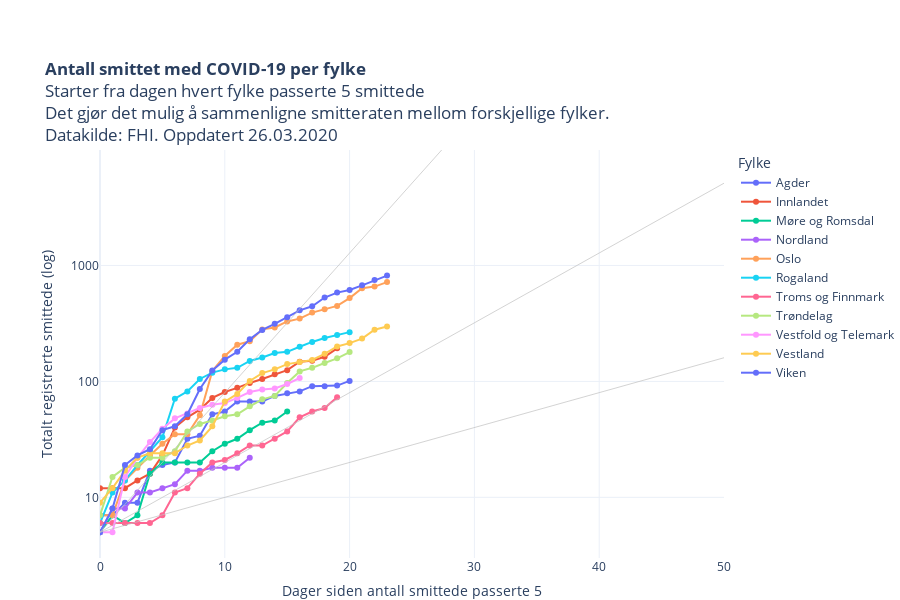

Here is the notebook cell this chart was saved with:
### Code cell
kategori = [i for i in restart["Fylke"].unique()]
kategori.sort()

fig = px.scatter(restart, 
                 x="level_1", 
                 y="value", 
                 color="Fylke",
                 hover_name="Fylke",
                 hover_data=["RHF", "variable", "value"],
                 #animation_frame="variable",
                 #animation_group="RHF",
                 log_y=True,
                 height=600,
                 #category_orders={"Fylke": kategori}, 
                 #color_discrete_sequence=colorlist,
                 template = "plotly_white",
                 range_y=[3,9900],
                 range_x=[0,50],
                 title = "<b>Antall smittet med COVID-19 per fylke</b><br>Starter fra dagen hvert fylke passerte 5 smittede<br>Det gjør det mulig å sammenligne smitteraten mellom forskjellige fylker.<br>Datakilde: FHI. Oppdatert "+datetime.today().strftime('%d.%m.%Y'),
                 labels = {"level_1": "Dager siden antall smittede passerte 5", "variable": "Dato", "value": "Totalt registrerte smittede (log)"}    
                )

fig.update_traces(mode="markers+lines")

fig.update_layout(autosize=True,
    margin=dict(l=100, r=100, t=150, b=0),
    paper_bgcolor='rgba(0, 0, 0, 0)',
    #plot_bgcolor='rgb(248, 248, 255),'    
                 )
fig.update_yaxes(nticks=4)

fig.add_shape(
        dict(
            type="line",
            x0=0,
            y0=5,
            x1=50,
            y1=5243816, # Doblingstid = 2,5 daager (R=3,7)
            line=dict(
                color="rgba(192,192,192,0.7)",
                width=1
            ))
        )

fig.add_shape(
        dict(
            type="line",
            x0=0,
            y0=5,
            x1=50,
            y1=5122, #Doblingstid = 5 dager (R=2,2)
            line=dict(
                color="rgba(192,192,192,0.7)",
                width=1
            ))
        )
fig.add_shape(
        dict(
            type="line",
            x0=0,
            y0=5,
            x1=50,
            y1=160, #Doblingstid=10 dager (R=1,6)
            line=dict(
                color="rgba(192,192,192,0.7)",
                width=1
            ))
        )

fig.add_annotation(
            x=40,
            y=400,
            text="dict Text 2")


#py.plot(fig, filename='COVID19_antall_per_fylke.html', auto_open=False)
fig.show()

### Figure 1 — Plotly figure (JSON) as saved in the notebook; plotly's stock layout.template omitted (floating-point values rounded to 4 significant figures)
{"data": [{"customdata": [["Helse Sør-Øst", "05 Mar", 7], ["Helse Sør-Øst", "06 Mar", 7], ["Helse Sør-Øst", "07 Mar", 9], ["Helse Sør-Øst", "08 Mar", 9], ["Helse Sør-Øst", "09 Mar", 17], ["Helse Sør-Øst", "10 Mar", 19], ["Helse Sør-Øst", "11 Mar", 20], ["Helse Sør-Øst", "12 Mar", 32], ["Helse Sør-Øst", "13 Mar", 34], ["Helse Sør-Øst", "14 Mar", 52], ["Helse Sør-Øst", "15 Mar", 55], ["Helse Sør-Øst", "16 Mar", 67], ["Helse Sør-Øst", "17 Mar", 67], ["Helse Sør-Øst", "18 Mar", 67], ["Helse Sør-Øst", "19 Mar", 75], ["Helse Sør-Øst", "20 Mar", 79], ["Helse Sør-Øst", "21 Mar", 82], ["Helse Sør-Øst", "22 Mar", 91], ["Helse Sør-Øst", "23 Mar", 91], ["Helse Sør-Øst", "24 Mar", 92], ["Helse Sør-Øst", "25 Mar", 101]], "hoverlabel": {"namelength": 0}, "hovertemplate": "<b>%{hovertext}</b><br><br>Fylke=Agder<br>Dager siden antall smittede passerte 5=%{x}<br>Totalt registrerte smittede (log)=%{customdata[2]}<br>RHF=%{customdata[0]}<br>Dato=%{customdata[1]}", "hovertext": ["Agder", "Agder", "Agder", "Agder", "Agder", "Agder", "Agder", "Agder", "Agder", "Agder", "Agder", "Agder", "Agder", "Agder", "Agder", "Agder", "Agder", "Agder", "Agder", "Agder", "Agder"], "legendgroup": "Agder", "marker": {"color": "#636efa", "symbol": "circle"}, "mode": "markers+lines", "name": "Agder", "showlegend": true, "type": "scatter", "x": [0, 1, 2, 3, 4, 5, 6, 7, 8, 9, 10, 11, 12, 13, 14, 15, 16, 17, 18, 19, 20], "xaxis": "x", "y": [7, 7, 9, 9, 17, 19, 20, 32, 34, 52, 55, 67, 67, 67, 75, 79, 82, 91, 91, 92, 101], "yaxis": "y"}, {"customdata": [["Helse Sør-Øst", "06 Mar", 12], ["Helse Sør-Øst", "07 Mar", 12], ["Helse Sør-Øst", "08 Mar", 12], ["Helse Sør-Øst", "09 Mar", 14], ["Helse Sør-Øst", "10 Mar", 16], ["Helse Sør-Øst", "11 Mar", 23], ["Helse Sør-Øst", "12 Mar", 40], ["Helse Sør-Øst", "13 Mar", 49], ["Helse Sør-Øst", "14 Mar", 57], ["Helse Sør-Øst", "15 Mar", 72], ["Helse Sør-Øst", "16 Mar", 81], ["Helse Sør-Øst", "17 Mar", 88], ["Helse Sør-Øst", "18 Mar", 97], ["Helse Sør-Øst", "19 Mar", 105], ["Helse Sør-Øst", "20 Mar", 115], ["Helse Sør-Øst", "21 Mar", 125], ["Helse Sør-Øst", "22 Mar", 148], ["Helse Sør-Øst", "23 Mar", 151], ["Helse Sør-Øst", "24 Mar", 163], ["Helse Sør-Øst", "25 Mar", 193]], "hoverlabel": {"namelength": 0}, "hovertemplate": "<b>%{hovertext}</b><br><br>Fylke=Innlandet<br>Dager siden antall smittede passerte 5=%{x}<br>Totalt registrerte smittede (log)=%{customdata[2]}<br>RHF=%{customdata[0]}<br>Dato=%{customdata[1]}", "hovertext": ["Innlandet", "Innlandet", "Innlandet", "Innlandet", "Innlandet", "Innlandet", "Innlandet", "Innlandet", "Innlandet", "Innlandet", "Innlandet", "Innlandet", "Innlandet", "Innlandet", "Innlandet", "Innlandet", "Innlandet", "Innlandet", "Innlandet", "Innlandet"], "legendgroup": "Innlandet", "marker": {"color": "#EF553B", "symbol": "circle"}, "mode": "markers+lines", "name": "Innlandet", "showlegend": true, "type": "scatter", "x": [0, 1, 2, 3, 4, 5, 6, 7, 8, 9, 10, 11, 12, 13, 14, 15, 16, 17, 18, 19], "xaxis": "x", "y": [12, 12, 12, 14, 16, 23, 40, 49, 57, 72, 81, 88, 97, 105, 115, 125, 148, 151, 163, 193], "yaxis": "y"}, {"customdata": [["Helse Midt-Norge", "10 Mar", 5], ["Helse Midt-Norge", "11 Mar", 7], ["Helse Midt-Norge", "12 Mar", 6], ["Helse Midt-Norge", "13 Mar", 7], ["Helse Midt-Norge", "14 Mar", 16], ["Helse Midt-Norge", "15 Mar", 20], ["Helse Midt-Norge", "16 Mar", 20], ["Helse Midt-Norge", "17 Mar", 20], ["Helse Midt-Norge", "18 Mar", 20], ["Helse Midt-Norge", "19 Mar", 25], ["Helse Midt-Norge", "20 Mar", 29], ["Helse Midt-Norge", "21 Mar", 32], ["Helse Midt-Norge", "22 Mar", 38], ["Helse Midt-Norge", "23 Mar", 44], ["Helse Midt-Norge", "24 Mar", 46], ["Helse Midt-Norge", "25 Mar", 55]], "hoverlabel": {"namelength": 0}, "hovertemplate": "<b>%{hovertext}</b><br><br>Fylke=Møre og Romsdal<br>Dager siden antall smittede passerte 5=%{x}<br>Totalt registrerte smittede (log)=%{customdata[2]}<br>RHF=%{customdata[0]}<br>Dato=%{customdata[1]}", "hovertext": ["Møre og Romsdal", "Møre og Romsdal", "Møre og Romsdal", "Møre og Romsdal", "Møre og Romsdal", "Møre og Romsdal", "Møre og Romsdal", "Møre og Romsdal", "Møre og Romsdal", "Møre og Romsdal", "Møre og Romsdal", "Møre og Romsdal", "Møre og Romsdal", "Møre og Romsdal", "Møre og Romsdal", "Møre og Romsdal"], "legendgroup": "Møre og Romsdal", "marker": {"color": "#00cc96", "symbol": "circle"}, "mode": "markers+lines", "name": "Møre og Romsdal", "showlegend": true, "type": "scatter", "x": [0, 1, 2, 3, 4, 5, 6, 7, 8, 9, 10, 11, 12, 13, 14, 15], "xaxis": "x", "y": [5, 7, 6, 7, 16, 20, 20, 20, 20, 25, 29, 32, 38, 44, 46, 55], "yaxis": "y"}, {"customdata": [["Helse Nord", "13 Mar", 5], ["Helse Nord", "14 Mar", 8], ["Helse Nord", "15 Mar", 8], ["Helse Nord", "16 Mar", 11], ["Helse Nord", "17 Mar", 11], ["Helse Nord", "18 Mar", 12], ["Helse Nord", "19 Mar", 13], ["Helse Nord", "20 Mar", 17], ["Helse Nord", "21 Mar", 17], ["Helse Nord", "22 Mar", 18], ["Helse Nord", "23 Mar", 18], ["Helse Nord", "24 Mar", 18], ["Helse Nord", "25 Mar", 22]], "hoverlabel": {"namelength": 0}, "hovertemplate": "<b>%{hovertext}</b><br><br>Fylke=Nordland<br>Dager siden antall smittede passerte 5=%{x}<br>Totalt registrerte smittede (log)=%{customdata[2]}<br>RHF=%{customdata[0]}<br>Dato=%{customdata[1]}", "hovertext": ["Nordland", "Nordland", "Nordland", "Nordland", "Nordland", "Nordland", "Nordland", "Nordland", "Nordland", "Nordland", "Nordland", "Nordland", "Nordland"], "legendgroup": "Nordland", "marker": {"color": "#ab63fa", "symbol": "circle"}, "mode": "markers+lines", "name": "Nordland", "showlegend": true, "type": "scatter", "x": [0, 1, 2, 3, 4, 5, 6, 7, 8, 9, 10, 11, 12], "xaxis": "x", "y": [5, 8, 8, 11, 11, 12, 13, 17, 17, 18, 18, 18, 22], "yaxis": "y"}, {"customdata": [["Helse Sør-Øst", "02 Mar", 7], ["Helse Sør-Øst", "03 Mar", 7], ["Helse Sør-Øst", "04 Mar", 14], ["Helse Sør-Øst", "05 Mar", 18], ["Helse Sør-Øst", "06 Mar", 23], ["Helse Sør-Øst", "07 Mar", 29], ["Helse Sør-Øst", "08 Mar", 35], ["Helse Sør-Øst", "09 Mar", 35], ["Helse Sør-Øst", "10 Mar", 51], ["Helse Sør-Øst", "11 Mar", 123], ["Helse Sør-Øst", "12 Mar", 166], ["Helse Sør-Øst", "13 Mar", 207], ["Helse Sør-Øst", "14 Mar", 222], ["Helse Sør-Øst", "15 Mar", 281], ["Helse Sør-Øst", "16 Mar", 292], ["Helse Sør-Øst", "17 Mar", 329], ["Helse Sør-Øst", "18 Mar", 348], ["Helse Sør-Øst", "19 Mar", 392], ["Helse Sør-Øst", "20 Mar", 419], ["Helse Sør-Øst", "21 Mar", 448], ["Helse Sør-Øst", "22 Mar", 523], ["Helse Sør-Øst", "23 Mar", 636], ["Helse Sør-Øst", "24 Mar", 657], ["Helse Sør-Øst", "25 Mar", 719]], "hoverlabel": {"namelength": 0}, "hovertemplate": "<b>%{hovertext}</b><br><br>Fylke=Oslo<br>Dager siden antall smittede passerte 5=%{x}<br>Totalt registrerte smittede (log)=%{customdata[2]}<br>RHF=%{customdata[0]}<br>Dato=%{customdata[1]}", "hovertext": ["Oslo", "Oslo", "Oslo", "Oslo", "Oslo", "Oslo", "Oslo", "Oslo", "Oslo", "Oslo", "Oslo", "Oslo", "Oslo", "Oslo", "Oslo", "Oslo", "Oslo", "Oslo", "Oslo", "Oslo", "Oslo", "Oslo", "Oslo", "Oslo"], "legendgroup": "Oslo", "marker": {"color": "#FFA15A", "symbol": "circle"}, "mode": "markers+lines", "name": "Oslo", "showlegend": true, "type": "scatter", "x": [0, 1, 2, 3, 4, 5, 6, 7, 8, 9, 10, 11, 12, 13, 14, 15, 16, 17, 18, 19, 20, 21, 22, 23], "xaxis": "x", "y": [7, 7, 14, 18, 23, 29, 35, 35, 51, 123, 166, 207, 222, 281, 292, 329, 348, 392, 419, 448, 523, 636, 657, 719], "yaxis": "y"}, {"customdata": [["Helse Vest", "05 Mar", 6], ["Helse Vest", "06 Mar", 11], ["Helse Vest", "07 Mar", 14], ["Helse Vest", "08 Mar", 19], ["Helse Vest", "09 Mar", 25], ["Helse Vest", "10 Mar", 33], ["Helse Vest", "11 Mar", 71], ["Helse Vest", "12 Mar", 82], ["Helse Vest", "13 Mar", 105], ["Helse Vest", "14 Mar", 119], ["Helse Vest", "15 Mar", 127], ["Helse Vest", "16 Mar", 131], ["Helse Vest", "17 Mar", 150], ["Helse Vest", "18 Mar", 161], ["Helse Vest", "19 Mar", 176], ["Helse Vest", "20 Mar", 180], ["Helse Vest", "21 Mar", 199], ["Helse Vest", "22 Mar", 219], ["Helse Vest", "23 Mar", 237], ["Helse Vest", "24 Mar", 251], ["Helse Vest", "25 Mar", 266]], "hoverlabel": {"namelength": 0}, "hovertemplate": "<b>%{hovertext}</b><br><br>Fylke=Rogaland<br>Dager siden antall smittede passerte 5=%{x}<br>Totalt registrerte smittede (log)=%{customdata[2]}<br>RHF=%{customdata[0]}<br>Dato=%{customdata[1]}", "hovertext": ["Rogaland", "Rogaland", "Rogaland", "Rogaland", "Rogaland", "Rogaland", "Rogaland", "Rogaland", "Rogaland", "Rogaland", "Rogaland", "Rogaland", "Rogaland", "Rogaland", "Rogaland", "Rogaland", "Rogaland", "Rogaland", "Rogaland", "Rogaland", "Rogaland"], "legendgroup": "Rogaland", "marker": {"color": "#19d3f3", "symbol": "circle"}, "mode": "markers+lines", "name": "Rogaland", "showlegend": true, "type": "scatter", "x": [0, 1, 2, 3, 4, 5, 6, 7, 8, 9, 10, 11, 12, 13, 14, 15, 16, 17, 18, 19, 20], "xaxis": "x", "y": [6, 11, 14, 19, 25, 33, 71, 82, 105, 119, 127, 131, 150, 161, 176, 180, 199, 219, 237, 251, 266], "yaxis": "y"}, {"customdata": [["Helse Nord", "06 Mar", 6], ["Helse Nord", "07 Mar", 6], ["Helse Nord", "08 Mar", 6], ["Helse Nord", "09 Mar", 6], ["Helse Nord", "10 Mar", 6], ["Helse Nord", "11 Mar", 7], ["Helse Nord", "12 Mar", 11], ["Helse Nord", "13 Mar", 12], ["Helse Nord", "14 Mar", 16], ["Helse Nord", "15 Mar", 20], ["Helse Nord", "16 Mar", 21], ["Helse Nord", "17 Mar", 24], ["Helse Nord", "18 Mar", 28], ["Helse Nord", "19 Mar", 28], ["Helse Nord", "20 Mar", 32], ["Helse Nord", "21 Mar", 37], ["Helse Nord", "22 Mar", 49], ["Helse Nord", "23 Mar", 55], ["Helse Nord", "24 Mar", 59], ["Helse Nord", "25 Mar", 73]], "hoverlabel": {"namelength": 0}, "hovertemplate": "<b>%{hovertext}</b><br><br>Fylke=Troms og Finnmark<br>Dager siden antall smittede passerte 5=%{x}<br>Totalt registrerte smittede (log)=%{customdata[2]}<br>RHF=%{customdata[0]}<br>Dato=%{customdata[1]}", "hovertext": ["Troms og Finnmark", "Troms og Finnmark", "Troms og Finnmark", "Troms og Finnmark", "Troms og Finnmark", "Troms og Finnmark", "Troms og Finnmark", "Troms og Finnmark", "Troms og Finnmark", "Troms og Finnmark", "Troms og Finnmark", "Troms og Finnmark", "Troms og Finnmark", "Troms og Finnmark", "Troms og Finnmark", "Troms og Finnmark", "Troms og Finnmark", "Troms og Finnmark", "Troms og Finnmark", "Troms og Finnmark"], "legendgroup": "Troms og Finnmark", "marker": {"color": "#FF6692", "symbol": "circle"}, "mode": "markers+lines", "name": "Troms og Finnmark", "showlegend": true, "type": "scatter", "x": [0, 1, 2, 3, 4, 5, 6, 7, 8, 9, 10, 11, 12, 13, 14, 15, 16, 17, 18, 19], "xaxis": "x", "y": [6, 6, 6, 6, 6, 7, 11, 12, 16, 20, 21, 24, 28, 28, 32, 37, 49, 55, 59, 73], "yaxis": "y"}, {"customdata": [["Helse Midt-Norge", "05 Mar", 7], ["Helse Midt-Norge", "06 Mar", 15], ["Helse Midt-Norge", "07 Mar", 18], ["Helse Midt-Norge", "08 Mar", 19], ["Helse Midt-Norge", "09 Mar", 22], ["Helse Midt-Norge", "10 Mar", 22], ["Helse Midt-Norge", "11 Mar", 25], ["Helse Midt-Norge", "12 Mar", 37], ["Helse Midt-Norge", "13 Mar", 43], ["Helse Midt-Norge", "14 Mar", 46], ["Helse Midt-Norge", "15 Mar", 50], ["Helse Midt-Norge", "16 Mar", 52], ["Helse Midt-Norge", "17 Mar", 61], ["Helse Midt-Norge", "18 Mar", 70], ["Helse Midt-Norge", "19 Mar", 75], ["Helse Midt-Norge", "20 Mar", 97], ["Helse Midt-Norge", "21 Mar", 122], ["Helse Midt-Norge", "22 Mar", 131], ["Helse Midt-Norge", "23 Mar", 144], ["Helse Midt-Norge", "24 Mar", 158], ["Helse Midt-Norge", "25 Mar", 179]], "hoverlabel": {"namelength": 0}, "hovertemplate": "<b>%{hovertext}</b><br><br>Fylke=Trøndelag<br>Dager siden antall smittede passerte 5=%{x}<br>Totalt registrerte smittede (log)=%{customdata[2]}<br>RHF=%{customdata[0]}<br>Dato=%{customdata[1]}", "hovertext": ["Trøndelag", "Trøndelag", "Trøndelag", "Trøndelag", "Trøndelag", "Trøndelag", "Trøndelag", "Trøndelag", "Trøndelag", "Trøndelag", "Trøndelag", "Trøndelag", "Trøndelag", "Trøndelag", "Trøndelag", "Trøndelag", "Trøndelag", "Trøndelag", "Trøndelag", "Trøndelag", "Trøndelag"], "legendgroup": "Trøndelag", "marker": {"color": "#B6E880", "symbol": "circle"}, "mode": "markers+lines", "name": "Trøndelag", "showlegend": true, "type": "scatter", "x": [0, 1, 2, 3, 4, 5, 6, 7, 8, 9, 10, 11, 12, 13, 14, 15, 16, 17, 18, 19, 20], "xaxis": "x", "y": [7, 15, 18, 19, 22, 22, 25, 37, 43, 46, 50, 52, 61, 70, 75, 97, 122, 131, 144, 158, 179], "yaxis": "y"}, {"customdata": [["Helse Sør-Øst", "09 Mar", 5], ["Helse Sør-Øst", "10 Mar", 5], ["Helse Sør-Øst", "11 Mar", 15], ["Helse Sør-Øst", "12 Mar", 22], ["Helse Sør-Øst", "13 Mar", 30], ["Helse Sør-Øst", "14 Mar", 39], ["Helse Sør-Øst", "15 Mar", 48], ["Helse Sør-Øst", "16 Mar", 53], ["Helse Sør-Øst", "17 Mar", 59], ["Helse Sør-Øst", "18 Mar", 63], ["Helse Sør-Øst", "19 Mar", 65], ["Helse Sør-Øst", "20 Mar", 72], ["Helse Sør-Øst", "21 Mar", 81], ["Helse Sør-Øst", "22 Mar", 85], ["Helse Sør-Øst", "23 Mar", 87], ["Helse Sør-Øst", "24 Mar", 95], ["Helse Sør-Øst", "25 Mar", 107]], "hoverlabel": {"namelength": 0}, "hovertemplate": "<b>%{hovertext}</b><br><br>Fylke=Vestfold og Telemark<br>Dager siden antall smittede passerte 5=%{x}<br>Totalt registrerte smittede (log)=%{customdata[2]}<br>RHF=%{customdata[0]}<br>Dato=%{customdata[1]}", "hovertext": ["Vestfold og Telemark", "Vestfold og Telemark", "Vestfold og Telemark", "Vestfold og Telemark", "Vestfold og Telemark", "Vestfold og Telemark", "Vestfold og Telemark", "Vestfold og Telemark", "Vestfold og Telemark", "Vestfold og Telemark", "Vestfold og Telemark", "Vestfold og Telemark", "Vestfold og Telemark", "Vestfold og Telemark", "Vestfold og Telemark", "Vestfold og Telemark", "Vestfold og Telemark"], "legendgroup": "Vestfold og Telemark", "marker": {"color": "#FF97FF", "symbol": "circle"}, "mode": "markers+lines", "name": "Vestfold og Telemark", "showlegend": true, "type": "scatter", "x": [0, 1, 2, 3, 4, 5, 6, 7, 8, 9, 10, 11, 12, 13, 14, 15, 16], "xaxis": "x", "y": [5, 5, 15, 22, 30, 39, 48, 53, 59, 63, 65, 72, 81, 85, 87, 95, 107], "yaxis": "y"}, {"customdata": [["Helse Vest", "02 Mar", 9], ["Helse Vest", "03 Mar", 12], ["Helse Vest", "04 Mar", 17], ["Helse Vest", "05 Mar", 22], ["Helse Vest", "06 Mar", 24], ["Helse Vest", "07 Mar", 24], ["Helse Vest", "08 Mar", 24], ["Helse Vest", "09 Mar", 28], ["Helse Vest", "10 Mar", 31], ["Helse Vest", "11 Mar", 41], ["Helse Vest", "12 Mar", 67], ["Helse Vest", "13 Mar", 78], ["Helse Vest", "14 Mar", 101], ["Helse Vest", "15 Mar", 118], ["Helse Vest", "16 Mar", 127], ["Helse Vest", "17 Mar", 141], ["Helse Vest", "18 Mar", 147], ["Helse Vest", "19 Mar", 153], ["Helse Vest", "20 Mar", 173], ["Helse Vest", "21 Mar", 200], ["Helse Vest", "22 Mar", 214], ["Helse Vest", "23 Mar", 234], ["Helse Vest", "24 Mar", 279], ["Helse Vest", "25 Mar", 297]], "hoverlabel": {"namelength": 0}, "hovertemplate": "<b>%{hovertext}</b><br><br>Fylke=Vestland<br>Dager siden antall smittede passerte 5=%{x}<br>Totalt registrerte smittede (log)=%{customdata[2]}<br>RHF=%{customdata[0]}<br>Dato=%{customdata[1]}", "hovertext": ["Vestland", "Vestland", "Vestland", "Vestland", "Vestland", "Vestland", "Vestland", "Vestland", "Vestland", "Vestland", "Vestland", "Vestland", "Vestland", "Vestland", "Vestland", "Vestland", "Vestland", "Vestland", "Vestland", "Vestland", "Vestland", "Vestland", "Vestland", "Vestland"], "legendgroup": "Vestland", "marker": {"color": "#FECB52", "symbol": "circle"}, "mode": "markers+lines", "name": "Vestland", "showlegend": true, "type": "scatter", "x": [0, 1, 2, 3, 4, 5, 6, 7, 8, 9, 10, 11, 12, 13, 14, 15, 16, 17, 18, 19, 20, 21, 22, 23], "xaxis": "x", "y": [9, 12, 17, 22, 24, 24, 24, 28, 31, 41, 67, 78, 101, 118, 127, 141, 147, 153, 173, 200, 214, 234, 279, 297], "yaxis": "y"}, {"customdata": [["Helse Sør-Øst", "02 Mar", 5], ["Helse Sør-Øst", "03 Mar", 8], ["Helse Sør-Øst", "04 Mar", 19], ["Helse Sør-Øst", "05 Mar", 23], ["Helse Sør-Øst", "06 Mar", 26], ["Helse Sør-Øst", "07 Mar", 38], ["Helse Sør-Øst", "08 Mar", 41], ["Helse Sør-Øst", "09 Mar", 52], ["Helse Sør-Øst", "10 Mar", 86], ["Helse Sør-Øst", "11 Mar", 124], ["Helse Sør-Øst", "12 Mar", 154], ["Helse Sør-Øst", "13 Mar", 180], ["Helse Sør-Øst", "14 Mar", 231], ["Helse Sør-Øst", "15 Mar", 278], ["Helse Sør-Øst", "16 Mar", 314], ["Helse Sør-Øst", "17 Mar", 358], ["Helse Sør-Øst", "18 Mar", 410], ["Helse Sør-Øst", "19 Mar", 445], ["Helse Sør-Øst", "20 Mar", 529], ["Helse Sør-Øst", "21 Mar", 583], ["Helse Sør-Øst", "22 Mar", 615], ["Helse Sør-Øst", "23 Mar", 674], ["Helse Sør-Øst", "24 Mar", 748], ["Helse Sør-Øst", "25 Mar", 818]], "hoverlabel": {"namelength": 0}, "hovertemplate": "<b>%{hovertext}</b><br><br>Fylke=Viken<br>Dager siden antall smittede passerte 5=%{x}<br>Totalt registrerte smittede (log)=%{customdata[2]}<br>RHF=%{customdata[0]}<br>Dato=%{customdata[1]}", "hovertext": ["Viken", "Viken", "Viken", "Viken", "Viken", "Viken", "Viken", "Viken", "Viken", "Viken", "Viken", "Viken", "Viken", "Viken", "Viken", "Viken", "Viken", "Viken", "Viken", "Viken", "Viken", "Viken", "Viken", "Viken"], "legendgroup": "Viken", "marker": {"color": "#636efa", "symbol": "circle"}, "mode": "markers+lines", "name": "Viken", "showlegend": true, "type": "scatter", "x": [0, 1, 2, 3, 4, 5, 6, 7, 8, 9, 10, 11, 12, 13, 14, 15, 16, 17, 18, 19, 20, 21, 22, 23], "xaxis": "x", "y": [5, 8, 19, 23, 26, 38, 41, 52, 86, 124, 154, 180, 231, 278, 314, 358, 410, 445, 529, 583, 615, 674, 748, 818], "yaxis": "y"}], "layout": {"annotations": [{"text": "dict Text 2", "x": 40, "y": 400}], "autosize": true, "height": 600, "legend": {"title": {"text": "Fylke"}, "tracegroupgap": 0}, "margin": {"b": 0, "l": 100, "r": 100, "t": 150}, "paper_bgcolor": "rgba(0, 0, 0, 0)", "shapes": [{"line": {"color": "rgba(192,192,192,0.7)", "width": 1}, "type": "line", "x0": 0, "x1": 50, "y0": 5, "y1": 5243816}, {"line": {"color": "rgba(192,192,192,0.7)", "width": 1}, "type": "line", "x0": 0, "x1": 50, "y0": 5, "y1": 5122}, {"line": {"color": "rgba(192,192,192,0.7)", "width": 1}, "type": "line", "x0": 0, "x1": 50, "y0": 5, "y1": 160}], "title": {"text": "<b>Antall smittet med COVID-19 per fylke</b><br>Starter fra dagen hvert fylke passerte 5 smittede<br>Det gjør det mulig å sammenligne smitteraten mellom forskjellige fylker.<br>Datakilde: FHI. Oppdatert 26.03.2020"}, "xaxis": {"anchor": "y", "domain": [0, 1], "range": [0, 50], "title": {"text": "Dager siden antall smittede passerte 5"}}, "yaxis": {"anchor": "x", "domain": [0, 1], "nticks": 4, "range": [0.4771, 3.996], "title": {"text": "Totalt registrerte smittede (log)"}, "type": "log"}}}
